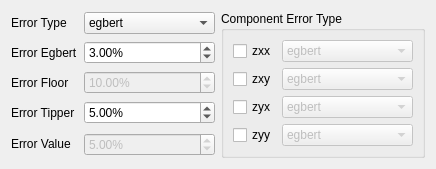
  <widget class="QWizardPage" name="wizardPage_error_type">
   <property name="title">
    <string>Error Type</string>
   </property>
   <property name="subTitle">
    <string>Error Type(s) of the exported data file. Supported types are floor, value, egbert, egbert (floor), standard deviation, square error, and mean square error. It is also possible to configure error type(s) for each impedance component.   </string>
   </property>
   <layout class="QGridLayout" name="gridLayout_3">
    <item row="3" column="1">
     <widget class="QDoubleSpinBox" name="doubleSpinBox_error_tipper">
      <property name="toolTip">
       <string>&lt;html&gt;&lt;head/&gt;&lt;body&gt;&lt;p&gt;Absolute tipper error, all tipper error will be set to this value unless you specify error_type as 'floor' or 'floor_egbert'. Default is 5%.&lt;/p&gt;&lt;/body&gt;&lt;/html&gt;</string>
      </property>
      <property name="suffix">
       <string>%</string>
      </property>
      <property name="maximum">
       <double>100.000000000000000</double>
      </property>
      <property name="value">
       <double>5.000000000000000</double>
      </property>
     </widget>
    </item>
    <item row="0" column="1">
     <widget class="QComboBox" name="comboBox_error_type">
      <property name="currentIndex">
       <number>2</number>
      </property>
      <item>
       <property name="text">
        <string>floor</string>
       </property>
      </item>
      <item>
       <property name="text">
        <string>value</string>
       </property>
      </item>
      <item>
       <property name="text">
        <string>egbert</string>
       </property>
      </item>
      <item>
       <property name="text">
        <string>egbert (floor)</string>
       </property>
      </item>
      <item>
       <property name="text">
        <string>stddev</string>
       </property>
      </item>
      <item>
       <property name="text">
        <string>square error</string>
       </property>
      </item>
      <item>
       <property name="text">
        <string>mean square error</string>
       </property>
      </item>
     </widget>
    </item>
    <item row="1" column="1">
     <widget class="QDoubleSpinBox" name="doubleSpinBox_error_egbert">
      <property name="toolTip">
       <string>&lt;html&gt;&lt;head/&gt;&lt;body&gt;&lt;p&gt;Percentage to multiply sqrt(zxy*zyx) by. Default is 3 precent as prescribed by Egbert &amp;amp; Kelbert.&lt;/p&gt;&lt;/body&gt;&lt;/html&gt;</string>
      </property>
      <property name="suffix">
       <string>%</string>
      </property>
      <property name="maximum">
       <double>100.000000000000000</double>
      </property>
      <property name="value">
       <double>3.000000000000000</double>
      </property>
     </widget>
    </item>
    <item row="2" column="0">
     <widget class="QLabel" name="label_error_floor">
      <property name="sizePolicy">
       <sizepolicy hsizetype="Fixed" vsizetype="Fixed">
        <horstretch>0</horstretch>
        <verstretch>0</verstretch>
       </sizepolicy>
      </property>
      <property name="toolTip">
       <string>&lt;html&gt;&lt;head/&gt;&lt;body&gt;&lt;p&gt;Percentage to set the error floor at, anything below this number will be set to this value. Default is 10%&lt;/p&gt;&lt;/body&gt;&lt;/html&gt;</string>
      </property>
      <property name="text">
       <string>Error Floor</string>
      </property>
      <property name="buddy">
       <cstring>doubleSpinBox_error_floor</cstring>
      </property>
     </widget>
    </item>
    <item row="2" column="1">
     <widget class="QDoubleSpinBox" name="doubleSpinBox_error_floor">
      <property name="enabled">
       <bool>false</bool>
      </property>
      <property name="toolTip">
       <string>&lt;html&gt;&lt;head/&gt;&lt;body&gt;&lt;p&gt;Percentage to set the error floor at, anything below this number will be set to this value. Default is 10%&lt;/p&gt;&lt;/body&gt;&lt;/html&gt;</string>
      </property>
      <property name="suffix">
       <string>%</string>
      </property>
      <property name="maximum">
       <double>100.000000000000000</double>
      </property>
      <property name="value">
       <double>10.000000000000000</double>
      </property>
     </widget>
    </item>
    <item row="3" column="0">
     <widget class="QLabel" name="label_error_tipper">
      <property name="sizePolicy">
       <sizepolicy hsizetype="Fixed" vsizetype="Fixed">
        <horstretch>0</horstretch>
        <verstretch>0</verstretch>
       </sizepolicy>
      </property>
      <property name="toolTip">
       <string>&lt;html&gt;&lt;head/&gt;&lt;body&gt;&lt;p&gt;Absolute tipper error, all tipper error will be set to this value unless you specify error_type as 'floor' or 'floor_egbert'. Default is 5%.&lt;/p&gt;&lt;/body&gt;&lt;/html&gt;</string>
      </property>
      <property name="text">
       <string>Error Tipper</string>
      </property>
      <property name="buddy">
       <cstring>doubleSpinBox_error_tipper</cstring>
      </property>
     </widget>
    </item>
    <item row="1" column="0">
     <widget class="QLabel" name="label_error_egbert">
      <property name="sizePolicy">
       <sizepolicy hsizetype="Fixed" vsizetype="Fixed">
        <horstretch>0</horstretch>
        <verstretch>0</verstretch>
       </sizepolicy>
      </property>
      <property name="toolTip">
       <string>&lt;html&gt;&lt;head/&gt;&lt;body&gt;&lt;p&gt;Percentage to multiply sqrt(zxy*zyx) by. Default is 3 precent as prescribed by Egbert &amp;amp; Kelbert.&lt;/p&gt;&lt;/body&gt;&lt;/html&gt;</string>
      </property>
      <property name="text">
       <string>Error Egbert</string>
      </property>
      <property name="buddy">
       <cstring>doubleSpinBox_error_egbert</cstring>
      </property>
     </widget>
    </item>
    <item row="0" column="0">
     <widget class="QLabel" name="label">
      <property name="sizePolicy">
       <sizepolicy hsizetype="Fixed" vsizetype="Fixed">
        <horstretch>0</horstretch>
        <verstretch>0</verstretch>
       </sizepolicy>
      </property>
      <property name="text">
       <string>Error Type</string>
      </property>
      <property name="buddy">
       <cstring>comboBox_error_type</cstring>
      </property>
     </widget>
    </item>
    <item row="4" column="0">
     <widget class="QLabel" name="label_error_value">
      <property name="sizePolicy">
       <sizepolicy hsizetype="Fixed" vsizetype="Fixed">
        <horstretch>0</horstretch>
        <verstretch>0</verstretch>
       </sizepolicy>
      </property>
      <property name="toolTip">
       <string>&lt;html&gt;&lt;head/&gt;&lt;body&gt;&lt;p&gt;Percentage to multiply Z by, to set error. Default is 5 for 5% of Z as error.&lt;/p&gt;&lt;/body&gt;&lt;/html&gt;</string>
      </property>
      <property name="text">
       <string>Error Value</string>
      </property>
      <property name="buddy">
       <cstring>doubleSpinBox_error_value</cstring>
      </property>
     </widget>
    </item>
    <item row="4" column="1">
     <widget class="QDoubleSpinBox" name="doubleSpinBox_error_value">
      <property name="enabled">
       <bool>false</bool>
      </property>
      <property name="toolTip">
       <string>&lt;html&gt;&lt;head/&gt;&lt;body&gt;&lt;p&gt;Percentage to multiply Z by, to set error. Default is 5 for 5% of Z as error.&lt;/p&gt;&lt;/body&gt;&lt;/html&gt;</string>
      </property>
      <property name="suffix">
       <string>%</string>
      </property>
      <property name="maximum">
       <double>100.000000000000000</double>
      </property>
      <property name="value">
       <double>5.000000000000000</double>
      </property>
     </widget>
    </item>
    <item row="0" column="2" rowspan="5">
     <widget class="QGroupBox" name="groupBox_3">
      <property name="sizePolicy">
       <sizepolicy hsizetype="Preferred" vsizetype="Fixed">
        <horstretch>0</horstretch>
        <verstretch>0</verstretch>
       </sizepolicy>
      </property>
      <property name="title">
       <string>Component Error Type</string>
      </property>
      <property name="checkable">
       <bool>false</bool>
      </property>
      <property name="checked">
       <bool>false</bool>
      </property>
      <layout class="QGridLayout" name="gridLayout_2">
       <item row="0" column="0">
        <widget class="QCheckBox" name="checkBox_zxx">
         <property name="sizePolicy">
          <sizepolicy hsizetype="Fixed" vsizetype="Fixed">
           <horstretch>0</horstretch>
           <verstretch>0</verstretch>
          </sizepolicy>
         </property>
         <property name="text">
          <string>zxx</string>
         </property>
        </widget>
       </item>
       <item row="1" column="0">
        <widget class="QCheckBox" name="checkBox_zxy">
         <property name="sizePolicy">
          <sizepolicy hsizetype="Fixed" vsizetype="Fixed">
           <horstretch>0</horstretch>
           <verstretch>0</verstretch>
          </sizepolicy>
         </property>
         <property name="text">
          <string>zxy</string>
         </property>
        </widget>
       </item>
       <item row="0" column="1">
        <widget class="QComboBox" name="comboBox_error_type_zxx">
         <property name="enabled">
          <bool>false</bool>
         </property>
         <property name="currentIndex">
          <number>2</number>
         </property>
         <item>
          <property name="text">
           <string>floor</string>
          </property>
         </item>
         <item>
          <property name="text">
           <string>value</string>
          </property>
         </item>
         <item>
          <property name="text">
           <string>egbert</string>
          </property>
         </item>
         <item>
          <property name="text">
           <string>egbert (floor)</string>
          </property>
         </item>
         <item>
          <property name="text">
           <string>stddev</string>
          </property>
         </item>
         <item>
          <property name="text">
           <string>square error</string>
          </property>
         </item>
         <item>
          <property name="text">
           <string>mean square error</string>
          </property>
         </item>
        </widget>
       </item>
       <item row="1" column="1">
        <widget class="QComboBox" name="comboBox_error_type_zxy">
         <property name="enabled">
          <bool>false</bool>
         </property>
         <property name="currentIndex">
          <number>2</number>
         </property>
         <item>
          <property name="text">
           <string>floor</string>
          </property>
         </item>
         <item>
          <property name="text">
           <string>value</string>
          </property>
         </item>
         <item>
          <property name="text">
           <string>egbert</string>
          </property>
         </item>
         <item>
          <property name="text">
           <string>egbert (floor)</string>
          </property>
         </item>
         <item>
          <property name="text">
           <string>stddev</string>
          </property>
         </item>
         <item>
          <property name="text">
           <string>square error</string>
          </property>
         </item>
         <item>
          <property name="text">
           <string>mean square error</string>
          </property>
         </item>
        </widget>
       </item>
       <item row="2" column="1">
        <widget class="QComboBox" name="comboBox_error_type_zyx">
         <property name="enabled">
          <bool>false</bool>
         </property>
         <property name="currentIndex">
          <number>2</number>
         </property>
         <item>
          <property name="text">
           <string>floor</string>
          </property>
         </item>
         <item>
          <property name="text">
           <string>value</string>
          </property>
         </item>
         <item>
          <property name="text">
           <string>egbert</string>
          </property>
         </item>
         <item>
          <property name="text">
           <string>egbert (floor)</string>
          </property>
         </item>
         <item>
          <property name="text">
           <string>stddev</string>
          </property>
         </item>
         <item>
          <property name="text">
           <string>square error</string>
          </property>
         </item>
         <item>
          <property name="text">
           <string>mean square error</string>
          </property>
         </item>
        </widget>
       </item>
       <item row="3" column="1">
        <widget class="QComboBox" name="comboBox_error_type_zyy">
         <property name="enabled">
          <bool>false</bool>
         </property>
         <property name="currentIndex">
          <number>2</number>
         </property>
         <item>
          <property name="text">
           <string>floor</string>
          </property>
         </item>
         <item>
          <property name="text">
           <string>value</string>
          </property>
         </item>
         <item>
          <property name="text">
           <string>egbert</string>
          </property>
         </item>
         <item>
          <property name="text">
           <string>egbert (floor)</string>
          </property>
         </item>
         <item>
          <property name="text">
           <string>stddev</string>
          </property>
         </item>
         <item>
          <property name="text">
           <string>square error</string>
          </property>
         </item>
         <item>
          <property name="text">
           <string>mean square error</string>
          </property>
         </item>
        </widget>
       </item>
       <item row="2" column="0">
        <widget class="QCheckBox" name="checkBox_zyx">
         <property name="sizePolicy">
          <sizepolicy hsizetype="Fixed" vsizetype="Fixed">
           <horstretch>0</horstretch>
           <verstretch>0</verstretch>
          </sizepolicy>
         </property>
         <property name="text">
          <string>zyx</string>
         </property>
        </widget>
       </item>
       <item row="3" column="0">
        <widget class="QCheckBox" name="checkBox_zyy">
         <property name="sizePolicy">
          <sizepolicy hsizetype="Fixed" vsizetype="Fixed">
           <horstretch>0</horstretch>
           <verstretch>0</verstretch>
          </sizepolicy>
         </property>
         <property name="text">
          <string>zyy</string>
         </property>
        </widget>
       </item>
      </layout>
     </widget>
    </item>
   </layout>
  </widget>
